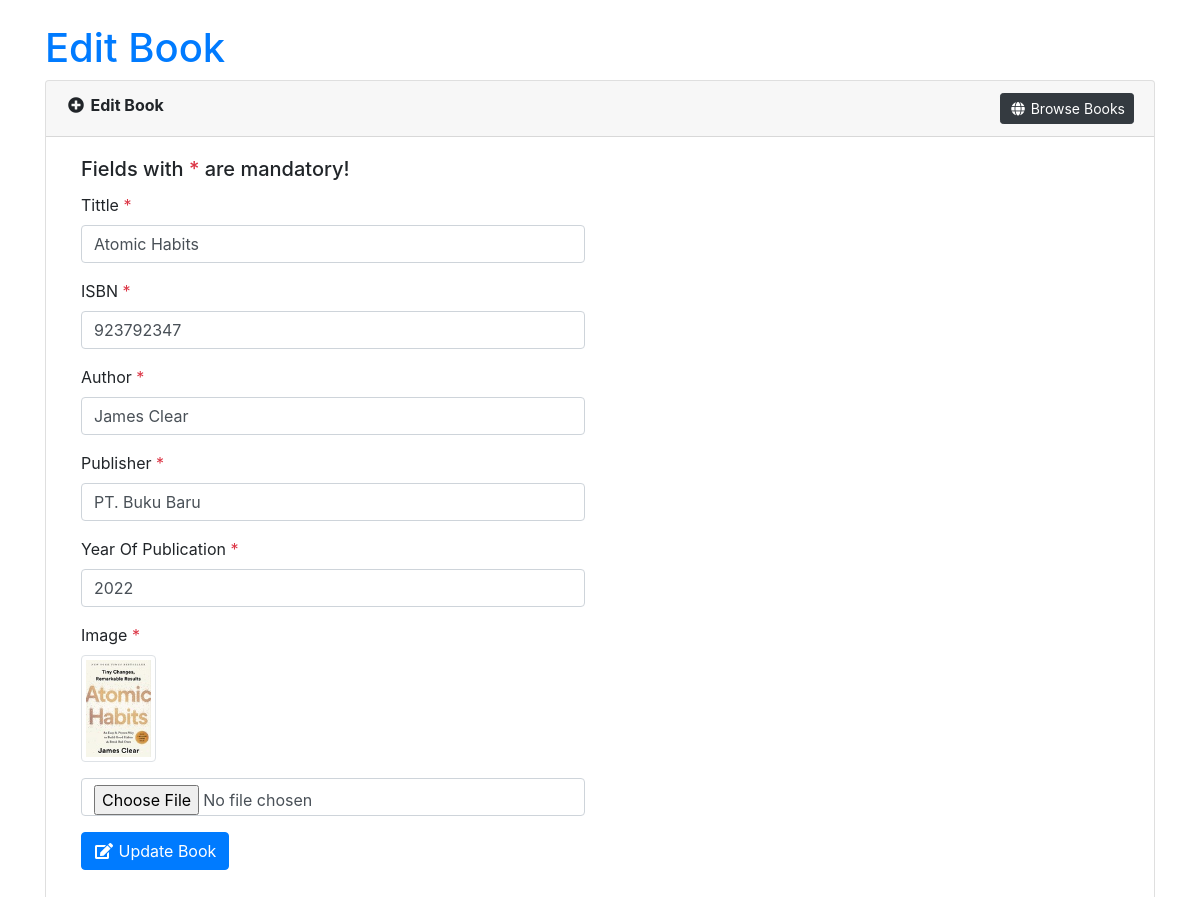
The app's page /admin_page/edit-books.php?id=4 (signed in) with its own data.
### tables this page shows
CREATE TABLE IF NOT EXISTS `books` (
  `id` int(11) NOT NULL AUTO_INCREMENT,
  `judul` varchar(50) DEFAULT NULL,
  `pengarang` varchar(30) DEFAULT NULL,
  `penerbit` varchar(30) DEFAULT NULL,
  `isbn` char(9) DEFAULT NULL,
  `tahun_terbit` year(4) DEFAULT NULL,
  `gambar` varchar(30) DEFAULT NULL,
  PRIMARY KEY (`id`)
);

### functions/functions.php (called while the page is built, shortened)
<?php
$link = mysqli_connect('localhost', 'root', '', 'library');
function tampilData($query)
{
  global $link;
  $result = mysqli_query($link, $query);
  $rows = [];
  while ($row = mysqli_fetch_assoc($result)) {
    $rows[] = $row;
  }
  return $rows;
}

### admin_page/edit-books.php (the view, shortened to what this page needs)
<?php
require_once '../functions/functions.php';
$id = $_GET['id'];
$book = tampilData("SELECT * FROM books WHERE id = $id")[0];
?>
<!doctype html>
<html lang="en-US" xmlns:fb="https://www.facebook.com/2008/fbml" xmlns:addthis="https://www.addthis.com/help/api-spec" prefix="og: http://ogp.me/ns#" class="no-js">
<head>
  <link rel="stylesheet" href="https://stackpath.bootstrapcdn.com/bootstrap/4.2.1/css/bootstrap.min.css">
  <link rel="stylesheet" href="https://use.fontawesome.com/releases/v5.6.3/css/all.css">
</head>
<body>
  <div class="container">
    <h1 class="mt-4"><a href="#" style="text-decoration: none;">Edit Book</a></h1>
    <div class="card">
      <div class="card-header"><i class="fa fa-fw fa-plus-circle"></i> <strong>Edit Book</strong> <a href="index.php" class="float-right btn btn-dark btn-sm"><i class="fa fa-fw fa-globe"></i> Browse Books</a></div>
      <div class="card-body">
        <div class="col-sm-6">
          <h5 class="card-title">Fields with <span class="text-danger">*</span> are mandatory!</h5>
          <form action="" method="POST" enctype="multipart/form-data">
            <div class="form-group">
              <label>Tittle <span class="text-danger">*</span></label>
              <input type="text" name="judul" id="username" class="form-control" value="<?= $book['judul']; ?>" placeholder="Enter Tittle" required autofocus>
            </div>
            <div class="form-group">
              <label>ISBN <span class="text-danger">*</span></label>
              <input type="number" min="0" max="999999999" name="isbn" id="username" class="form-control" value="<?= $book['isbn']; ?>" placeholder="Enter ISBN" required>
            </div>
            <div class="form-group">
              <label>Author <span class="text-danger">*</span></label>
              <input type="text" name="pengarang" id="useremail" class="form-control" value="<?= $book['pengarang']; ?>" placeholder="Enter Author" required>
            </div>
            <div class="form-group">
              <label>Publisher <span class="text-danger">*</span></label>
              <input type="text" class="form-control" value="<?= $book['penerbit']; ?>" name="penerbit" id="userphone" placeholder="Enter Publisher" required>
            </div>
            <div class="form-group">
              <label>Year Of Publication <span class="text-danger">*</span></label>
              <input type="number" min="2000" max="2100" class="form-control" value="<?= $book['tahun_terbit']; ?>" name="tahun_terbit" id="userphone" x-autocompletetype="tel" placeholder="Enter Date" required>
            </div>
            <div class="form-group">
              <label style="display: block;">Image <span class="text-danger">*</span></label>
              <img src="../img/<?= $book['gambar']; ?>" alt="Gambar buku" class="img-thumbnail mb-3" width="75">
              <input type="file" class="form-control" value="<?= $book['gambar']; ?>" name="gambar" id="userphone" placeholder="Enter Image" accept="image/*">
            </div>
            <div class="form-group">
              <button type="submit" name="submit" value="submit" id="submit" class="btn btn-primary"><i class="fa fa-fw fa-edit"></i> Update Book</button>
            </div>
          </form>
        </div>
      </div>
    </div>
  </div>
</body>
</html>

### records on screen
books: judul "Atomic Habits", isbn "923792347", pengarang "James Clear", penerbit "PT. Buku Baru", tahun_terbit "2022", gambar (picture)
